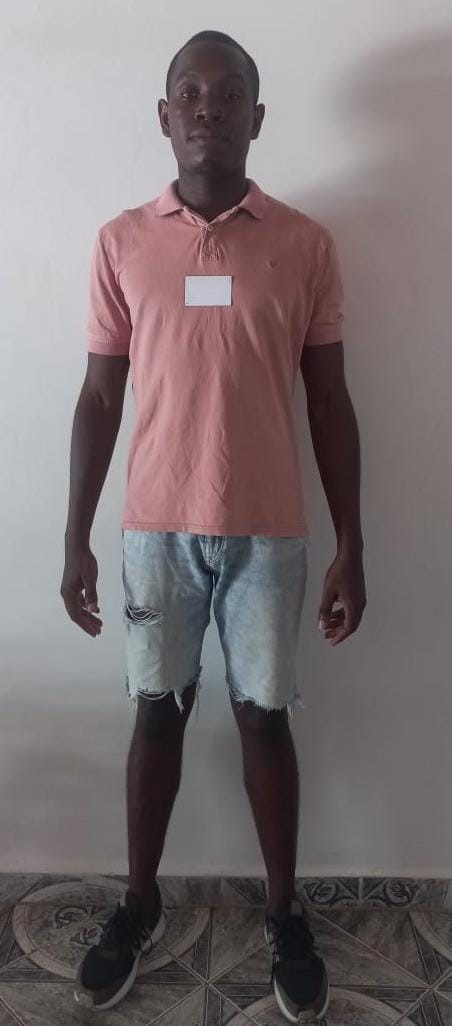
#> input picture medidas_api/foto_clienta.jpg, 452 x 1026 px
$ python medir_cuerpo_completo.py
#> lines starting #> are read from the running program, lines starting #| are printed output that depends on the picture; after the words box and inside, x2 and y2 are one past the last pixel; in counts of white or black regions, pixels touching at a corner belong together

import cv2
import mediapipe as mp
import numpy as np
import json

mp_pose = mp.solutions.pose

def distancia(p1, p2, ancho, alto):
    x1, y1 = int(p1.x * ancho), int(p1.y * alto)
    x2, y2 = int(p2.x * ancho), int(p2.y * alto)
    return np.linalg.norm([x2 - x1, y2 - y1])

def medir_cuerpo(ruta_imagen, ancho_cm_tarjeta=8.5, mostrar_vista_previa=True):
#> called with ruta_imagen = 'foto_clienta.jpg', ancho_cm_tarjeta = 8.5, mostrar_vista_previa = True
    image = cv2.imread(ruta_imagen)
#> image is the input picture: shape (1026, 452, 3); mean B, G, R 114.1, 112.3, 122.2
    if image is None:
        return {"error": f"No se pudo cargar la imagen: {ruta_imagen}"}

    alto, ancho, _ = image.shape
#> alto = 1026; ancho = 452
    escala = 1.0

    # Detección de tarjeta de referencia (roja)
    tarjeta_mask = cv2.inRange(image, (0, 0, 100), (80, 80, 255))
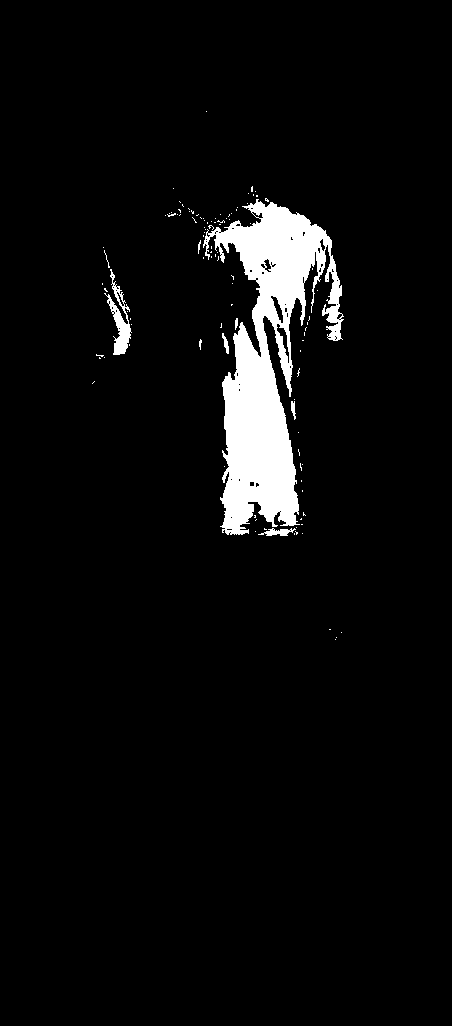
#> tarjeta_mask: shape (1026, 452); 4.7% white; 108 white regions (99 under 20 px)
    contours, _ = cv2.findContours(tarjeta_mask, cv2.RETR_EXTERNAL, cv2.CHAIN_APPROX_SIMPLE)
#> contours = 108 contours, 103 with area under 20; largest, box (x1, y1, x2, y2) and area: (203, 199, 344, 535) 19776, (104, 269, 132, 355) 680, (258, 528, 296, 536) 116, (222, 333, 229, 354) 46, (291, 401, 296, 420) 36

    if contours:
        c = max(contours, key=cv2.contourArea)
#> c = contour of 1063 points, box (x1, y1, x2, y2) (203, 199, 344, 535), area 19776
        x, y, w, h = cv2.boundingRect(c)
#> x = 203; y = 199; w = 141; h = 336
        ancho_tarjeta_px = max(w, h)
#> ancho_tarjeta_px = 336
        escala = ancho_cm_tarjeta / ancho_tarjeta_px
#> escala = 0.0253

#> (the run stopped early here; a loop or call above may not have finished)
